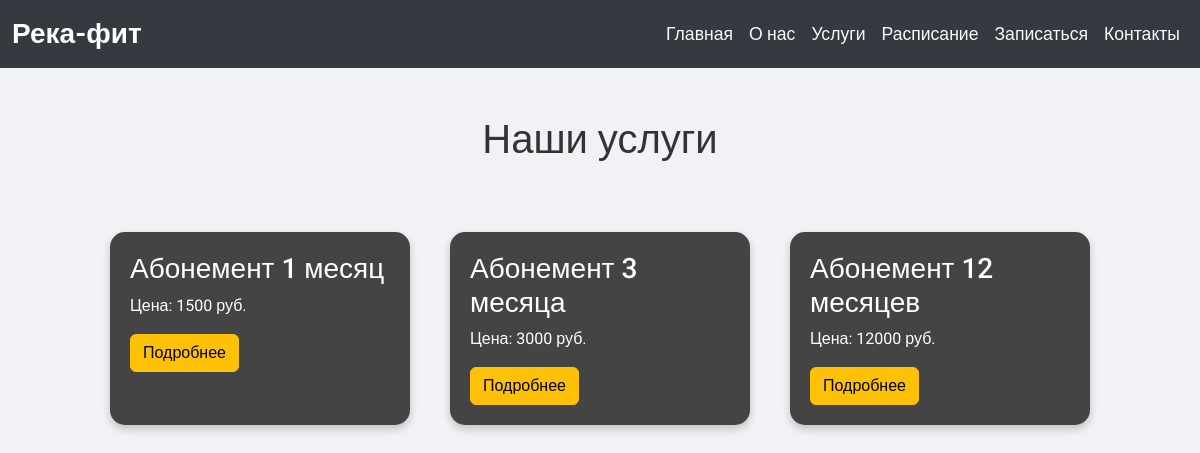
/services, run on the app's committed database.
### main.py (models this page shows, shortened)
class Service(db.Model):
    id = db.Column(db.Integer, primary_key=True)
    name = db.Column(db.String(100), nullable=False)
    price = db.Column(db.Integer, nullable=False)
    description = db.Column(db.String(100), nullable=False)

### main.py (the view)
@app.route("/services")
def view_services_page():
    services = Service.query.all()
    return render_template("services.html", services=services, title="Услуги")

### templates/services.html (shortened to what this page needs)
{% extends 'base.html' %}
{% block body %}
<div class="container mt-5">
  <h1 class="text-center mb-5">Наши услуги</h1>
  <div class="service-container">
    {% for service in services %}
      <div class="service-card">
        <h3>{{ service.name }}</h3>
        <p>Цена: {{ service.price }} руб.</p>
        <button type="button" class="btn btn-primary" data-toggle="modal" data-target="#serviceModal{{ service.id }}">
          Подробнее
        </button>
      </div>
    {% endfor %}
  </div>
</div>
{% endblock %}

### data on the page
Service: name "Абонемент 1 месяц", price "1500"
Service: name "Абонемент 3 месяца", price "3000"
Service: name "Абонемент 12 месяцев", price "12000"
